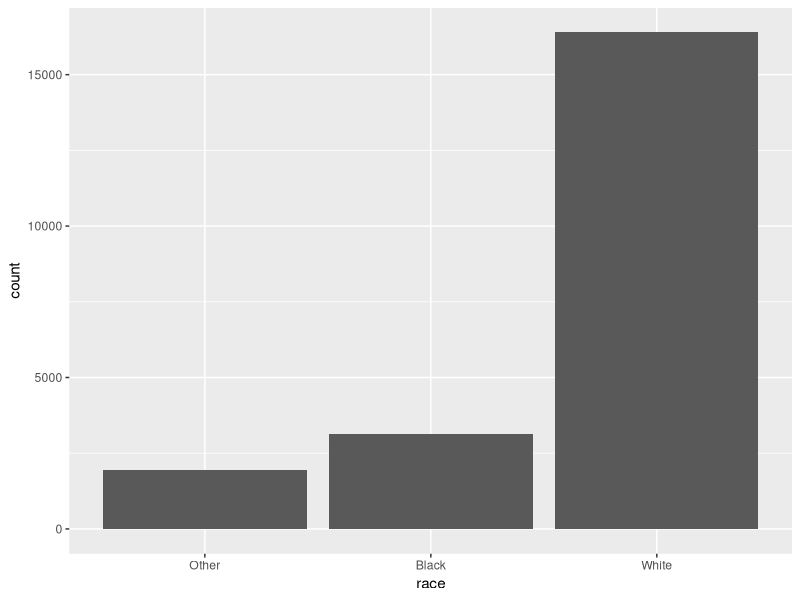
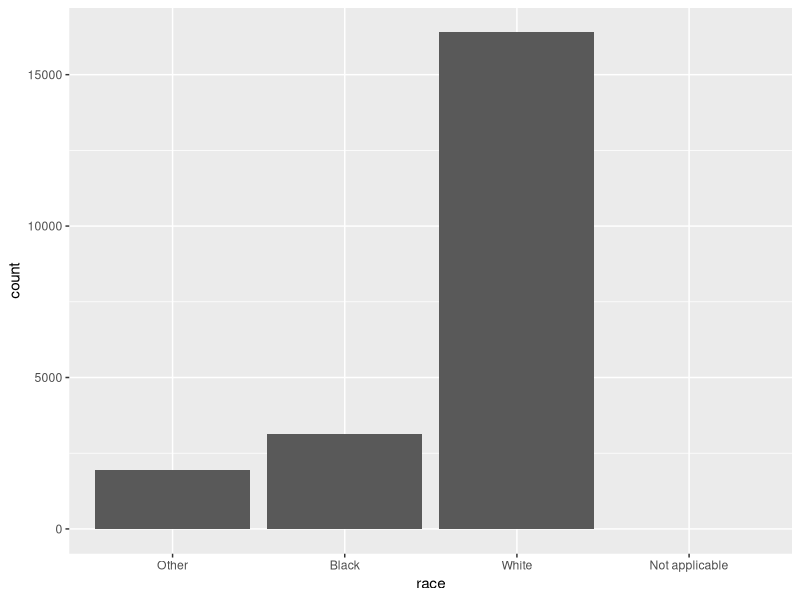
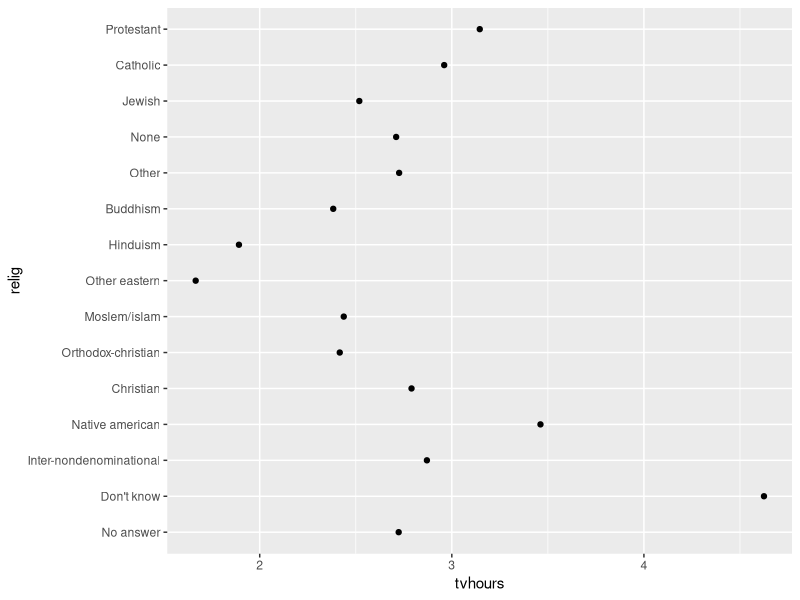
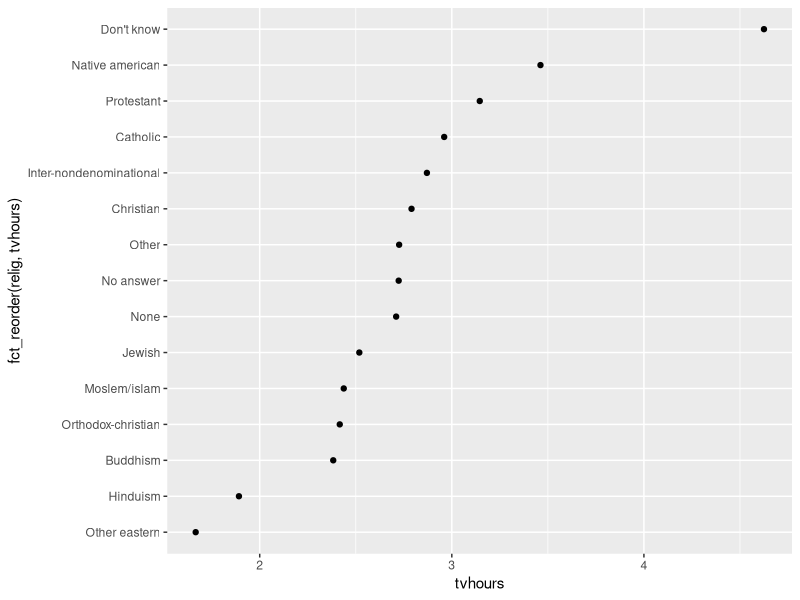
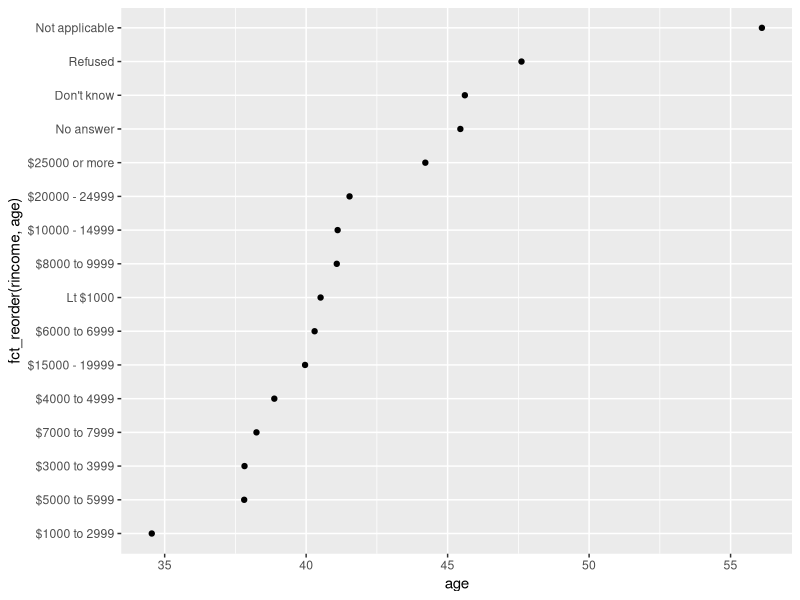
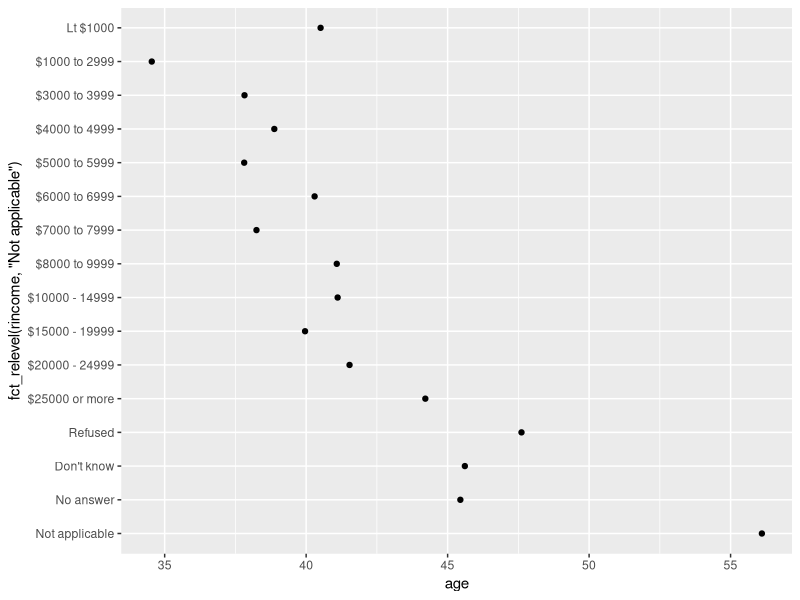
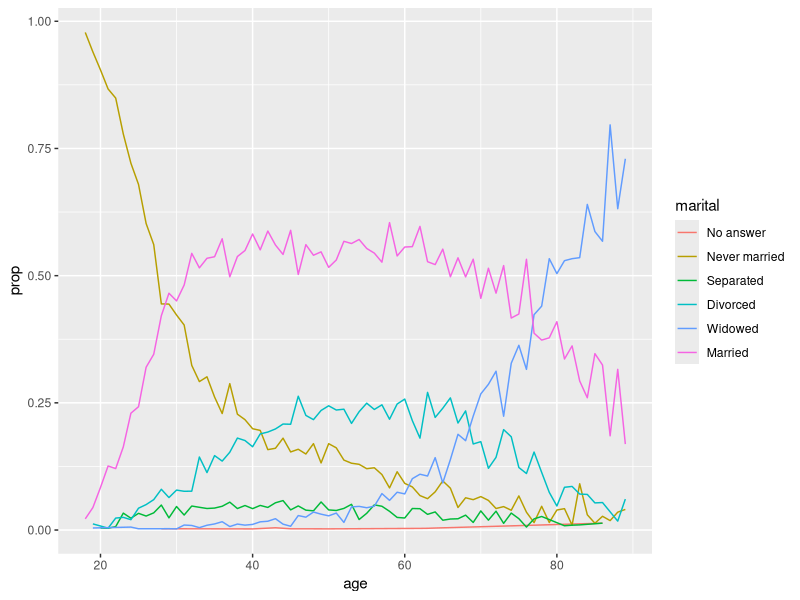
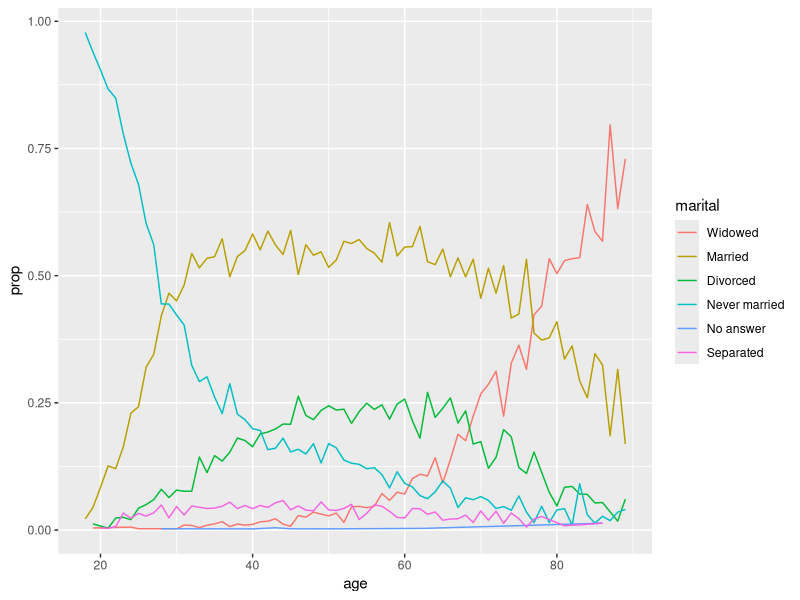

The R source for these figures, in order:
## ---- chunk 1
library(tidyverse)
library(forcats)
## ---- chunk 2
x1 <- c("Dec", "Apr", "Jan", "Mar")
## ---- chunk 3
    x2 <- c("Dec", "Apr", "Jam", "Mar")
## ---- chunk 4
    sort(x1)
## ---- chunk 5
month_levels <- c(
  "Jan", "Feb", "Mar", "Apr", "May", "Jun", 
  "Jul", "Aug", "Sep", "Oct", "Nov", "Dec"
)
## ---- chunk 6
y1 <- factor(x1, levels = month_levels)
y1
sort(y1)
## ---- chunk 7
y2 <- factor(x2, levels = month_levels)
y2
## ---- chunk 8
y2 <- parse_factor(x2, levels = month_levels)
## ---- chunk 9
factor(x1)
## ---- chunk 10
f1 <- factor(x1, levels = unique(x1))
f1

f2 <- x1 %>% factor() %>% fct_inorder()
f2
## ---- chunk 11
levels(f2)
## ---- chunk 12
gss_cat
## ---- chunk 13
gss_cat %>%
  count(race)
## ---- chunk 14
ggplot(gss_cat, aes(race)) +
  geom_bar()
## ---- chunk 15
ggplot(gss_cat, aes(race)) +
  geom_bar() +
  scale_x_discrete(drop = FALSE)
## ---- chunk 16
relig_summary <- gss_cat %>%
  group_by(relig) %>%
  summarise(
    age = mean(age, na.rm = TRUE),
    tvhours = mean(tvhours, na.rm = TRUE),
    n = n()
  )

ggplot(relig_summary, aes(tvhours, relig)) + geom_point()
## ---- chunk 17
ggplot(relig_summary, aes(tvhours, fct_reorder(relig, tvhours))) +
  geom_point()
## ---- chunk 18
rincome_summary <- gss_cat %>%
  group_by(rincome) %>%
  summarise(
    age = mean(age, na.rm = TRUE),
    tvhours = mean(tvhours, na.rm = TRUE),
    n = n()
  )

ggplot(rincome_summary, aes(age, fct_reorder(rincome, age))) + geom_point()
## ---- chunk 19
ggplot(rincome_summary, aes(age, fct_relevel(rincome, "Not applicable"))) +
  geom_point()
## ---- chunk 20
by_age <- gss_cat %>%
  filter(!is.na(age)) %>%
  count(age, marital) %>%
  group_by(age) %>%
  mutate(prop = n / sum(n))

ggplot(by_age, aes(age, prop, colour = marital)) +
  geom_line(na.rm = TRUE)

ggplot(by_age, aes(age, prop, colour = fct_reorder2(marital, age, prop))) +
  geom_line() +
  labs(colour = "marital")
## ---- chunk 21
gss_cat %>%
  mutate(marital = marital %>% fct_infreq() %>% fct_rev()) %>%
  ggplot(aes(marital)) +
    geom_bar()
## ---- chunk 22
gss_cat %>% count(partyid)
## ---- chunk 23
gss_cat %>%
  mutate(partyid = fct_recode(partyid,
    "Republican, strong"    = "Strong republican",
    "Republican, weak"      = "Not str republican",
    "Independent, near rep" = "Ind,near rep",
    "Independent, near dem" = "Ind,near dem",
    "Democrat, weak"        = "Not str democrat",
    "Democrat, strong"      = "Strong democrat"
  )) %>%
  count(partyid)
## ---- chunk 24
gss_cat %>%
  mutate(partyid = fct_recode(partyid,
    "Republican, strong"    = "Strong republican",
    "Republican, weak"      = "Not str republican",
    "Independent, near rep" = "Ind,near rep",
    "Independent, near dem" = "Ind,near dem",
    "Democrat, weak"        = "Not str democrat",
    "Democrat, strong"      = "Strong democrat",
    "Other"                 = "No answer",
    "Other"                 = "Don't know",
    "Other"                 = "Other party"
  )) %>%
  count(partyid)
## ---- chunk 25
gss_cat %>%
  mutate(partyid = fct_collapse(partyid,
    other = c("No answer", "Don't know", "Other party"),
    rep = c("Strong republican", "Not str republican"),
    ind = c("Ind,near rep", "Independent", "Ind,near dem"),
    dem = c("Not str democrat", "Strong democrat")
  )) %>%
  count(partyid)
## ---- chunk 26
gss_cat %>%
  mutate(relig = fct_lump(relig)) %>%
  count(relig)
## ---- chunk 27
gss_cat %>%
  mutate(relig = fct_lump(relig, n = 10)) %>%
  count(relig, sort = TRUE) %>%
  print(n = Inf)
